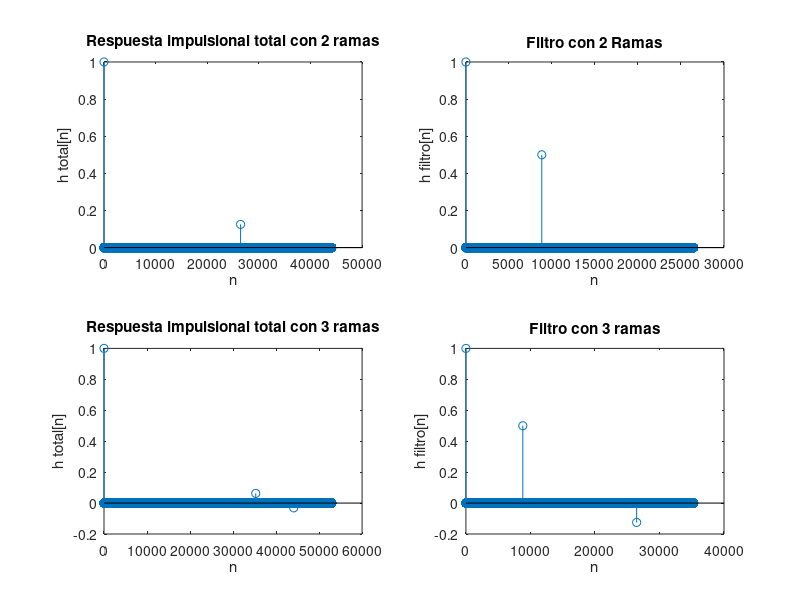

Write the MATLAB code that produced this figure.
n0 = 8820;
figure;

n = [0:1:n0*5];
h_total_2ramas = (n == 0) + 0.125 * (n == n0*3);
subplot(2,2,1);
stem(n,h_total_2ramas,'o');
title('Respuesta impulsional total con 2 ramas');
xlabel('n');
ylabel('h total[n]');

n = [0:1:n0*3];
h_filtro_2ramas = (n == 0) + 0.5 * (n == n0);
subplot(2,2,2);
stem(n,h_filtro_2ramas,'o');
title('Filtro con 2 Ramas');
xlabel('n');
ylabel('h filtro[n]');

n = [0:1:n0*6];
h_total_3ramas = (n == 0) + 0.0625 * (n == n0*4) - 0.03125 * (n == n0*5);
subplot(2,2,3);
stem(n,h_total_3ramas,'o');
title('Respuesta impulsional total con 3 ramas');
xlabel('n');
ylabel('h total[n]');

n = [0:1:n0*4];
h_filtro_3ramas = (n == 0) + 0.5 * (n == n0) - 0.125 * (n == n0*3);
subplot(2,2,4);
stem(n,h_filtro_3ramas,'o');
title('Filtro con 3 ramas');
xlabel('n');
ylabel('h filtro[n]');